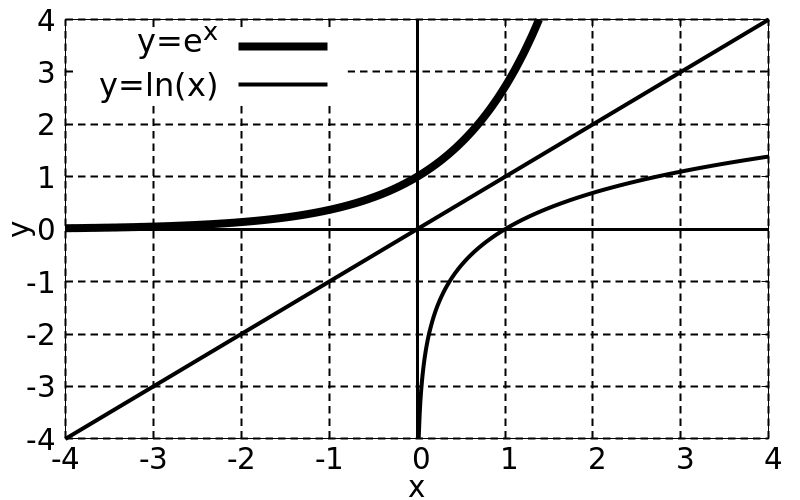

Write the gnuplot code that produced this figure.
load "template/function-plot.gnuplot"

set key top left

set xrange [-4:4]
set yrange [-4:4]

set xtics 1
set ytics 1

plot \
  exp(x) lc 0 lw 8 title "y=e^x", \
  log(x) lc 0 lw 4 title "y=ln(x)", \
  x lc 0 lw 4 notitle
